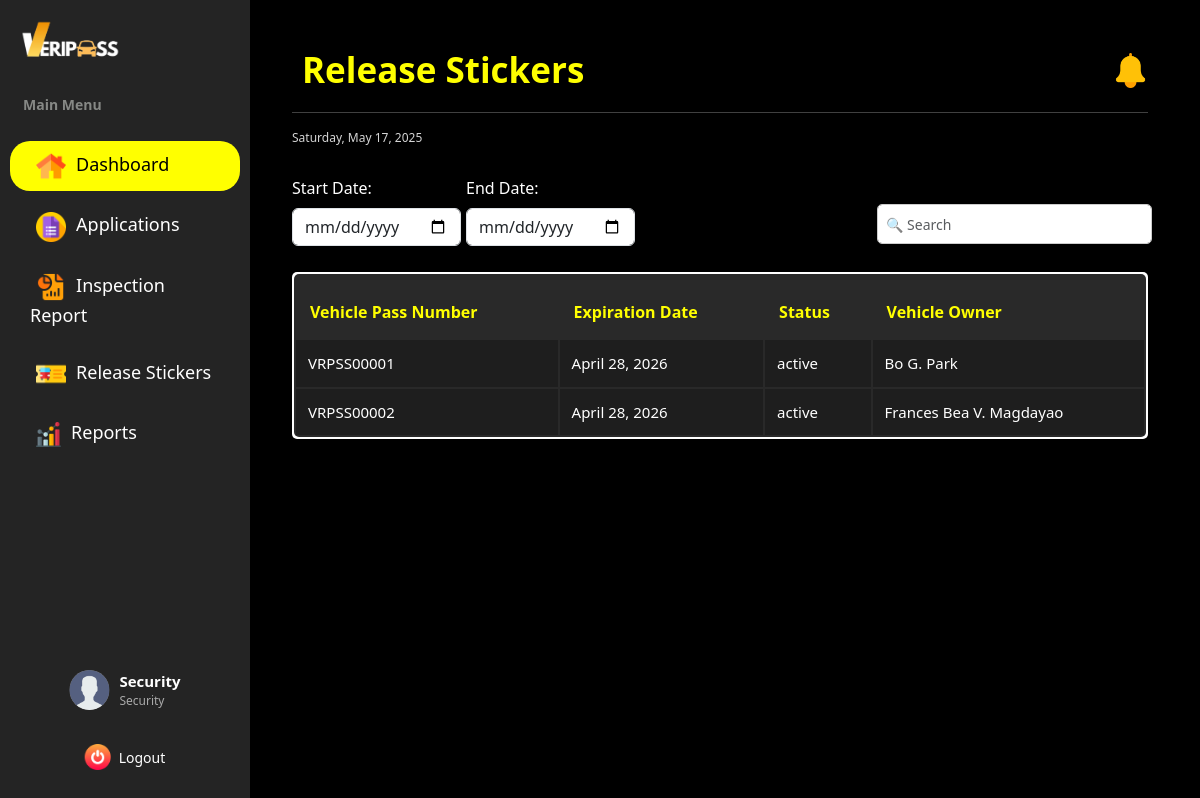
/dashboard/security/manage_stickers (signed in), run on the app's committed database.
### vehicle_pass/models.py (models this page shows, shortened)
class BaseModel(models.Model):
    created_at = models.DateTimeField(auto_now_add=True, db_index=True)
    updated_at = models.DateTimeField(auto_now=True)
    class Meta:
        abstract = True

class VehiclePass(BaseModel):
    STATUS_CHOICES = [
        ('active', 'Active'),
        ('inactive', 'Inactive'),
        ('revoked', 'Revoked')
    ]
    vehicle = models.OneToOneField(Vehicle, on_delete=models.CASCADE)
    passNumber = models.CharField(max_length=10)
    passExpire = models.DateField()
    status = models.CharField(max_length=10, choices=STATUS_CHOICES)

class Vehicle(BaseModel):
    self_ownership = models.ForeignKey(UserProfile, on_delete=models.CASCADE, null=True, blank=True)
    legal_owner = models.ForeignKey(Owner, on_delete=models.CASCADE, null=True, blank=True)
    plateNumber = models.CharField(max_length=10, unique=True)
    type = models.CharField(max_length=20)
    model = models.CharField(max_length=20)
    color = models.CharField(max_length=20)
    chassisNumber = models.CharField(max_length=17)
    OR_Number = models.CharField(max_length=15)
    CR_Number = models.CharField(max_length=9)

class Owner(BaseModel):
    owner_firstname = models.CharField(max_length=50)
    owner_middlename = models.CharField(max_length=25, null=True)
    owner_lastname = models.CharField(max_length=25)
    owner_suffix = models.CharField(max_length=5, null=True, blank=True)
    owner_contact_number = models.CharField(max_length=13, null=True, blank=True)
    relationship_to_owner = models.CharField(max_length=25)

class UserProfile(BaseModel):
    ROLE_CHOICES = [('user', 'User'),
        ('security', 'Security'),
        ('cashier', 'Cashier'),
        ('admin', 'Admin')
        ]
    corporate_email = models.EmailField(max_length=50, unique=True)
    password = models.CharField(max_length=128)
    lastname = models.CharField(max_length=25)
    firstname = models.CharField(max_length=50)
    middle_name = models.CharField(max_length=25, blank=True, null=True)
    suffix = models.CharField(max_length=5, blank=True, null=True)
    dl_number = models.CharField(max_length=15, blank=True, null=True)
    college = models.CharField(max_length=100, blank=True, null=True)
    program = models.CharField(max_length=100, blank=True, null=True)
    department = models.CharField(max_length=100, blank=True, null=True)
    address = models.CharField(max_length=100, blank=True, null=True)
    role = models.CharField(max_length=20, choices=ROLE_CHOICES, default='user', null=True)

### vehicle_pass/views.py (the view)
# urls.py: path("dashboard/security/manage_stickers", SecurityViewStickers.as_view() , name="security_manage_stickers"),
class SecurityViewStickers(CustomLoginRequiredMixin, ListView):
    model = VehiclePass
    template_name = 'Security Dashboard/Security_Release_Stickers.html'
    context_object_name = 'stickers'
    paginate_by = 5

### vehicle_pass/authentication.py (called while the page is built)
    def dispatch(self, request, *args, **kwargs):
        if not request.session.get("user_id"): #overrides the django dispatch
            return redirect("login")  #redirect to login if no active on session
        return super().dispatch(request, *args, **kwargs)

### vehicle_pass/context_processors.py (called while the page is built)
def admin_user_context(request):
    if hasattr(request, 'session') and 'user_id' in request.session:
        try:
            user_id = request.session.get('user_id')
            admin_user = UserProfile.objects.get(id=user_id, role='admin')
            admin_name = f"{admin_user.firstname} {admin_user.lastname}"
        except Exception as e:
            admin_name = "Admin"
    else:
        admin_name = "Not Logged In"
    return {'admin_name': admin_name}

def cashier_user_context(request):
    if hasattr(request, 'session') and 'user_id' in request.session:
        try:
            user_id = request.session.get('user_id')
            cashier_user = UserProfile.objects.get(id=user_id, role='cashier')
            cashier_name = f"{cashier_user.firstname} {cashier_user.lastname}"
        except Exception as e:
            cashier_name = "Cashier"
    else:
        cashier_name = "Not Logged In"
    return {'cashier_name': cashier_name}

def default_user_context(request):
    if hasattr(request, 'session') and 'user_id' in request.session:
        try:
            user_id = request.session.get('user_id')
            default_user = UserProfile.objects.get(id=user_id, role='user')
            user_name = f"{default_user.firstname} {default_user.lastname}"
        except Exception as e:
            user_name = "User"
    else:
        user_name = "Not Logged In"
    return {'user_name': user_name}

def security_user_context(request):
    if hasattr(request, 'session') and 'user_id' in request.session:
        try:
            user_id = request.session.get('user_id')
            security_user = UserProfile.objects.get(id=user_id, role='security')
            security_name = f"{security_user.firstname} {security_user.lastname}"
        except Exception as e:
            security_name = "Security"
    else:
        security_name = "Not Logged In"
    return {'security_name': security_name}

### templates/Security Dashboard/Security_Release_Stickers.html (shortened to what this page needs)
{% extends "includes/security_sidebar.html" %}
{% load static %}
{% block extra_css %}
    <link rel="stylesheet" href="{% static 'css/security-dashboard-style.css' %}">
    <link rel="stylesheet" href="{% static 'css/sidebar.css' %}">
{% endblock %}
{% block content %}
<div class="main-content flex-grow-1 ms-uto">
    <div class="container-fluid py-1">
            <div class="d-flex flex-column flex-md-row justify-content-between align-items-start align-items-md-center mb-3">
                <h2 class="title mb-3 mb-md-0">Release Stickers</h2>
                <div class="d-flex align-items-center gap-3">
                    <a href="Announcements.html" class="text-decoration-none text-light position-relative">
                        <img src="{% static 'images/notification.png' %}" alt="Notifications" width="35" height="35">
                    </a>
                </div>
            </div>
        <hr>
        <small><span id="date"></span></small>
        <br>
        <div class="filter-container">
            <div class="mb-3">
                <label for="start-date" class="form-label">Start Date:</label>
                <input type="date" id="start-date" class="form-control">
            </div>
            <div class="mb-3">
                <label for="end-date" class="form-label">End Date:</label>
                <input type="date" id="end-date" class="form-control">
            </div>
            <input class="position-absolute end-0 bottom-10 form-control w-20 me-5 mb-auto" type="text" id="search-bar" placeholder="🔍 Search">
        </div>
        <section class="table-container">
            <table class="release-table">
                <thead>
                    <tr>
                        <th>Vehicle Pass Number</th>
                        <th>Expiration Date</th>
                        <th>Status</th>
                        <th>Vehicle Owner</th>
                    </tr>
                </thead>
                <tbody>
                {% for sticker in stickers %}
                  <tr>
                    <td>{{ sticker.passNumber }}</td>
                    <td>{{ sticker.passExpire }}</td>
                    <td>{{ sticker.status }}</td>
                    <td>
                        {% if sticker.vehicle.self_ownership %}
                            {{ sticker.vehicle.self_ownership.firstname }}
                            {% if sticker.vehicle.self_ownership.middle_name %}{{ sticker.vehicle.self_ownership.middle_name|slice:":1" }}. {% endif %}
                            {{ sticker.vehicle.self_ownership.lastname }}
                        {% elif sticker.vehicle.legal_owner %}
                            {{ sticker.vehicle.legal_owner.owner_firstname }}
                            {% if sticker.vehicle.legal_owner.owner_middlename %}{{ sticker.vehicle.legal_owner.owner_middlename|slice:":1" }}. {% endif %}
                            {{ sticker.vehicle.legal_owner.owner_lastname }}
                        {% endif %}
                    </td>
                  </tr>
                  {% endfor %}
                </tbody>
            </table>
        </section>
    </div>
</div>
{% endblock %}

### static/css/security-dashboard-style.css (style rules this page uses)
* { margin: 0; padding: 0; box-sizing: border-box; }
body { font-family: system-ui, -apple-system, BlinkMacSystemFont, 'Segoe UI', Roboto, Oxygen, Ubuntu, Cantarell, 'Open Sans', 'Helvetica Neue', sans-serif !important; display: flex; background-color: black !important; color: white !important; transition: all 0.3s ease; }
.title { margin: 0; font-size: 35px; display: flex; align-items: center; font-weight: bold; color: yellow; justify-content: space-between; padding: 5px 10px; }
#date { font-size: 12px; color: rgb(213, 213, 213); margin: 0; display: flex; align-items: center; margin-bottom: 5px; }
.filter-container { display: flex; align-items: center; gap: 5px; margin-bottom: 10px; }
#search-bar { width: 275px; height: 40px; padding: 8px; border: 1px solid #ccc; border-radius: 5px; font-size: 14px; outline: none; margin-top: 10px; margin-bottom: 20px; margin-left: 0px; }
.table-container { background: white; padding: 2px; border-radius: 5px; }
.release-table { width: 100%; border-collapse: separate; border-radius: 5px; background-color: #292929; color: white; padding-top: 10px; }
.release-table th { font-weight: bold; padding: 14px; color: yellow; font-size: 16px; }
.release-table td { padding: 12px; font-size: 15px; }
.release-table tr { color: white; }
.release-table tbody tr:nth-child(odd) { background-color: #1e1e1e !important; }
.release-table tbody tr:nth-child(even) { background-color: #1e1e1e !important; }
.release-table th:first-child { cursor: pointer; }

### templates/Security Dashboard/Security_Release_Stickers.html (style rules this page uses)
.main-content { flex-grow: 1; padding: 20px; margin-left: 120px; }

### data on the page
VehiclePass: passNumber "VRPSS00001", passExpire "April 28, 2026", status "active", vehicle.legal_owner.owner_firstname "Bo", vehicle.legal_owner.owner_middlename "G", vehicle.legal_owner.owner_lastname "Park"
VehiclePass: passNumber "VRPSS00002", passExpire "April 28, 2026", status "active", vehicle.self_ownership.firstname "Frances Bea", vehicle.self_ownership.middle_name "V", vehicle.self_ownership.lastname "Magdayao"

### other printed values
{{ security_name }} "Security"
